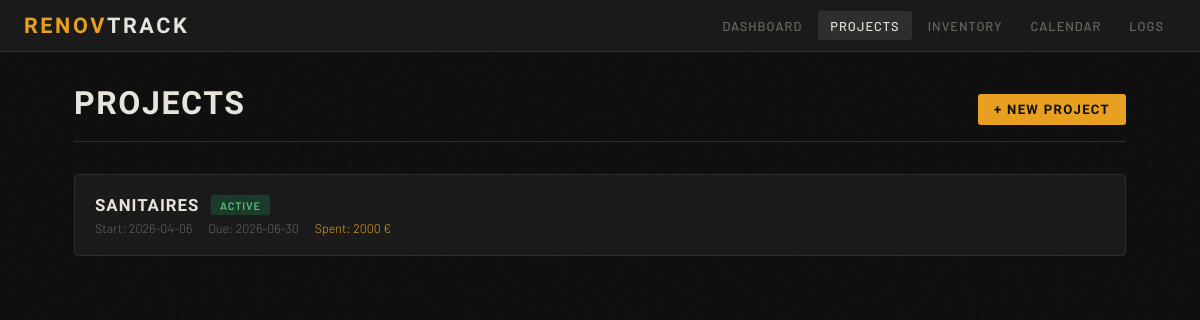
The app's page /projects with its own data.
### app/models/models.py (models this page shows)
class ProjectBase(SQLModel):
    name: str
    description: Optional[str] = None
    status: str = "planning"  # planning | active | on_hold | done
    budget_total: float = 0.0
    start_date: Optional[date] = None
    estimated_end_date: Optional[date] = None

class Project(ProjectBase, table=True):
    id: Optional[int] = Field(default=None, primary_key=True)
    building_id: int = Field(foreign_key="building.id")
    created_at: datetime = Field(default_factory=datetime.utcnow)
    building: Optional[Building] = Relationship(back_populates="projects")
    zones: List["Zone"] = Relationship(back_populates="project")
    tasks: List["Task"] = Relationship(back_populates="project")
    inventory_items: List["InventoryItem"] = Relationship(back_populates="project")
    expenses: List["Expense"] = Relationship(back_populates="project")
    daily_logs: List["DailyLog"] = Relationship(back_populates="project")

### app/routers/pages.py (the view)
@router.get("/projects")
async def projects_list(request: Request, session: AsyncSession = Depends(get_session)):
    projects_result = await session.execute(
        select(Project).options(selectinload(Project.building))
    )
    raw_projects = projects_result.scalars().all()
    enriched = []
    for p in raw_projects:
        spent_r = await session.execute(
            select(func.sum(Expense.amount)).where(Expense.project_id == p.id)
        )
        enriched.append(
            ProjectWithStats(
                project=p,
                spent=spent_r.scalar() or 0,
            )
        )
    for p in enriched:
        spent_r = await session.execute(
            select(func.sum(Expense.amount)).where(Expense.project_id == p.project.id)
        )
        p.spent = spent_r.scalar() or 0.0
        counts_r = await session.execute(
            select(Task.status, func.count(Task.id))
            .where(Task.project_id == p.project.id)
            .group_by(Task.status)
        )
        counts = dict(counts_r.all())
        p.task_done = counts.get("done", 0)
        p.task_total = sum(counts.values())
    return templates.TemplateResponse(
        "projects.html",
        {
            "request": request,
            "projects": enriched,
        },
    )

### app/templates/projects.html (shortened to what this page needs)
{% extends "base.html" %} {% block title %}Projects — RenovTrack{% endblock %} {% block content %}
<div class="page-header">
    <h1>Projects</h1>
    <a href="/projects/new" class="btn btn-primary">+ New Project</a>
</div>
{% if projects %}
<div style="display: flex; flex-direction: column; gap: 0.75rem">
    {% for p in projects %}
    <a href="/projects/{{ p.project.id }}" style="text-decoration: none; color: inherit">
        <div
            class="card"
            style="display: grid; grid-template-columns: 1fr auto; gap: 1rem; align-items: center"
        >
            <div>
                <div
                    style="display: flex; align-items: center; gap: 0.75rem; margin-bottom: 0.4rem"
                >
                    <div class="card-title" style="margin: 0">{{ p.project.name }}</div>
                    <span class="badge badge-{{ p.project.status }}">{{ p.project.status }}</span>
                </div>
                <div class="card-meta">
                     {% if p.project.start_date %}<span>Start: {{ p.project.start_date }}</span>{%
                    endif %} {% if p.project.estimated_end_date %}<span
                        >Due: {{ p.project.estimated_end_date }}</span
                    >{% endif %}  {% if p.spent is defined %}<span style="color: var(--accent)"
                        >Spent: {{ "%.0f"|format(p.spent) }} €</span
                    >{% endif %}
                </div>
            </div>
        </div>
    </a>
    {% endfor %}
</div>
{% else %}
<div class="empty-state">
    <div class="empty-icon">🏗️</div>
    <p>No projects yet. Create your first one to get started.</p>
    <a href="/projects/new" class="btn btn-primary" style="margin-top: 1.25rem">+ New Project</a>
</div>
{% endif %} {% endblock %}

### app/templates/base.html (style rules this page uses)
:root { --bg: #0f0f0f; --surface: #1a1a1a; --border: #2e2e2e; --text: #e8e4dc; --muted: #6b6660; --accent: #e8a020; --accent2: #3a7bd5; --danger: #c0392b; --success: #27ae60; --warn: #e67e22; }
* { box-sizing: border-box; margin: 0; padding: 0; }
body { background: var(--bg); color: var(--text); font-family: "Barlow", sans-serif; font-weight: 300; min-height: 100vh; font-size: 15px; }
body::before { content: ""; position: fixed; inset: 0; pointer-events: none; z-index: 9999; opacity: 0.4; }
.page-header { display: flex; align-items: baseline; justify-content: space-between; margin-bottom: 2rem; padding-bottom: 1rem; border-bottom: 1px solid var(--border); }
.page-header h1 { font-family: "Barlow Condensed", sans-serif; font-size: 2rem; font-weight: 700; letter-spacing: 0.05em; text-transform: uppercase; }
.card { background: var(--surface); border: 1px solid var(--border); border-radius: 4px; padding: 1.25rem; margin-bottom: 1rem; transition: border-color 0.15s; }
.card-title { font-family: "Barlow Condensed", sans-serif; font-size: 1.05rem; font-weight: 600; letter-spacing: 0.06em; text-transform: uppercase; margin-bottom: 0.5rem; }
.card-meta { font-size: 0.78rem; color: var(--muted); display: flex; gap: 1rem; flex-wrap: wrap; }
.badge { display: inline-block; font-size: 0.68rem; font-weight: 600; letter-spacing: 0.08em; text-transform: uppercase; padding: 0.2rem 0.55rem; border-radius: 2px; }
.badge-active { background: #1a3a2a; color: #60c080; }
.btn { display: inline-flex; align-items: center; gap: 0.4rem; font-family: "Barlow Condensed", sans-serif; font-weight: 600; font-size: 0.82rem; letter-spacing: 0.1em; text-transform: uppercase; padding: 0.5rem 1rem; border-radius: 3px; border: none; cursor: pointer; text-decoration: none; transition: all 0.15s; }
.btn-primary { background: var(--accent); color: #0f0f0f; }

### records on screen
Project: project.name "SANITAIRES", project.status "ACTIVE", project.start_date "2026-04-06", project.estimated_end_date "2026-06-30"

### other values on screen
{{ "%.0f"|format(p.spent) }} "2000"
